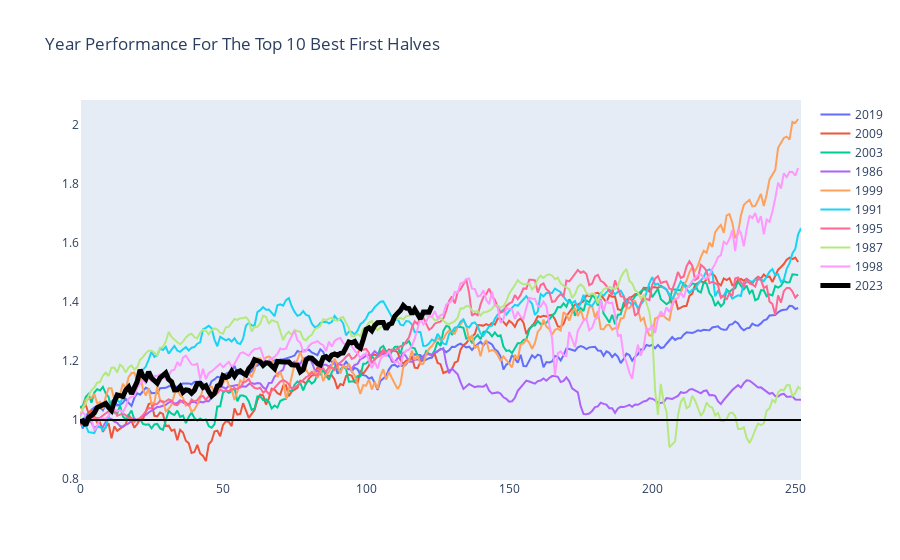

The notebook cell this image was saved under:
### Code cell
fig=go.Figure()
for year in best_halfs[:-1].year:
    fig.add_trace(go.Scatter(name=year,x=[i for i in range(rets.loc[f'{year}'].shape[0])],y=(1+rets.loc[f'{year}']['Close']).cumprod()))
fig.add_trace(go.Scatter(name='2023',marker=dict(color='black'),line=dict(width=5),x=[i for i in range(rets.loc['2023'].shape[0])],y=(1+rets.loc['2023']['Close']).cumprod()))
fig.update_layout(title='Year Performance for the top 10 best first halves'.title())
fig.add_hline(y=1,line=dict(color='black'))
fig.update_layout(xaxis=dict(showgrid=False),yaxis=dict(showgrid=False))
fig.show()

### Figure 1 — Plotly figure (JSON) as saved in the notebook; plotly's stock layout.template omitted (floating-point values rounded to 4 significant figures; data arrays with more than 128 entries replaced by an {"elided": "..."} marker saying what was removed)
{"data": [{"name": "2019", "type": "scatter", "x": {"elided": "252 int values"}, "y": {"elided": "252 float values"}}, {"name": "2009", "type": "scatter", "x": {"elided": "252 int values"}, "y": {"elided": "252 float values"}}, {"name": "2003", "type": "scatter", "x": {"elided": "252 int values"}, "y": {"elided": "252 float values"}}, {"name": "1986", "type": "scatter", "x": {"elided": "253 int values"}, "y": {"elided": "253 float values"}}, {"name": "1999", "type": "scatter", "x": {"elided": "252 int values"}, "y": {"elided": "252 float values"}}, {"name": "1991", "type": "scatter", "x": {"elided": "253 int values"}, "y": {"elided": "253 float values"}}, {"name": "1995", "type": "scatter", "x": {"elided": "252 int values"}, "y": {"elided": "252 float values"}}, {"name": "1987", "type": "scatter", "x": {"elided": "253 int values"}, "y": {"elided": "253 float values"}}, {"name": "1998", "type": "scatter", "x": {"elided": "252 int values"}, "y": {"elided": "252 float values"}}, {"line": {"width": 5}, "marker": {"color": "black"}, "name": "2023", "type": "scatter", "x": [0, 1, 2, 3, 4, 5, 6, 7, 8, 9, 10, 11, 12, 13, 14, 15, 16, 17, 18, 19, 20, 21, 22, 23, 24, 25, 26, 27, 28, 29, 30, 31, 32, 33, 34, 35, 36, 37, 38, 39, 40, 41, 42, 43, 44, 45, 46, 47, 48, 49, 50, 51, 52, 53, 54, 55, 56, 57, 58, 59, 60, 61, 62, 63, 64, 65, 66, 67, 68, 69, 70, 71, 72, 73, 74, 75, 76, 77, 78, 79, 80, 81, 82, 83, 84, 85, 86, 87, 88, 89, 90, 91, 92, 93, 94, 95, 96, 97, 98, 99, 100, 101, 102, 103, 104, 105, 106, 107, 108, 109, 110, 111, 112, 113, 114, 115, 116, 117, 118, 119, 120, 121, 122, 123], "y": [0.993, 0.9977, 0.9819, 1.009, 1.015, 1.024, 1.042, 1.048, 1.055, 1.056, 1.043, 1.033, 1.062, 1.085, 1.083, 1.08, 1.102, 1.112, 1.089, 1.106, 1.13, 1.17, 1.149, 1.139, 1.163, 1.142, 1.132, 1.125, 1.143, 1.151, 1.16, 1.137, 1.13, 1.102, 1.103, 1.113, 1.094, 1.102, 1.101, 1.091, 1.101, 1.123, 1.125, 1.111, 1.117, 1.097, 1.081, 1.09, 1.115, 1.12, 1.15, 1.144, 1.148, 1.165, 1.149, 1.164, 1.167, 1.158, 1.153, 1.174, 1.185, 1.205, 1.202, 1.197, 1.185, 1.194, 1.193, 1.185, 1.174, 1.198, 1.196, 1.196, 1.197, 1.196, 1.187, 1.188, 1.186, 1.163, 1.171, 1.203, 1.211, 1.209, 1.199, 1.191, 1.187, 1.212, 1.215, 1.207, 1.22, 1.224, 1.219, 1.226, 1.227, 1.242, 1.265, 1.262, 1.266, 1.25, 1.244, 1.274, 1.307, 1.312, 1.303, 1.32, 1.33, 1.331, 1.331, 1.307, 1.324, 1.328, 1.351, 1.362, 1.372, 1.388, 1.379, 1.378, 1.359, 1.375, 1.361, 1.343, 1.366, 1.368, 1.366, 1.388]}], "layout": {"shapes": [{"line": {"color": "black"}, "type": "line", "x0": 0, "x1": 1, "xref": "x domain", "y0": 1, "y1": 1, "yref": "y"}], "title": {"text": "Year Performance For The Top 10 Best First Halves"}, "xaxis": {"showgrid": false}, "yaxis": {"showgrid": false}}}
